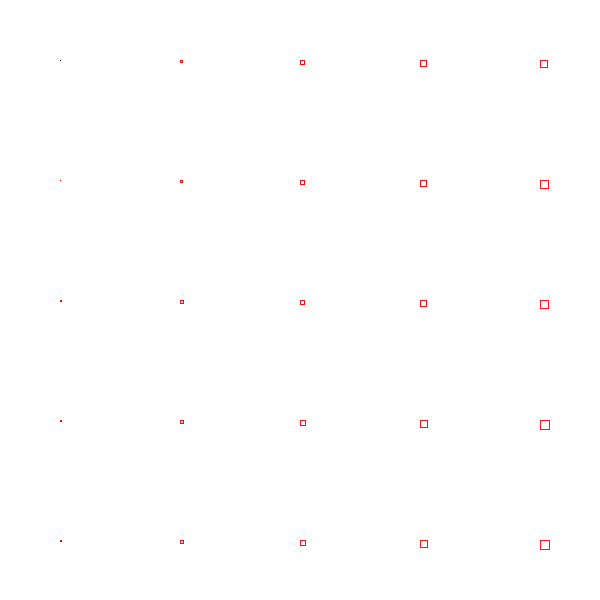
Frame 1 (no input)
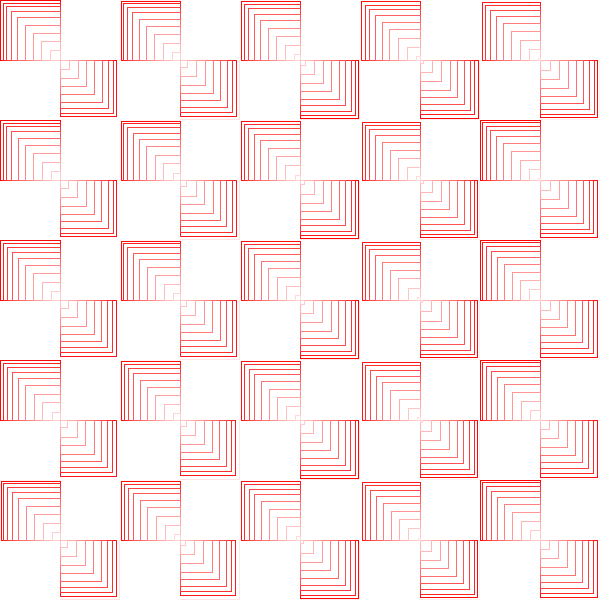
Frame 60 (the mouse pressed at the canvas centre just before this capture)
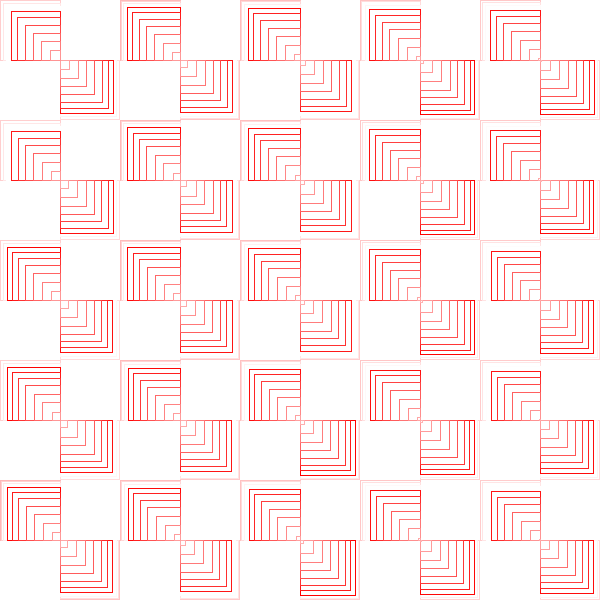
Frame 120 (the mouse held since frame 60 and released just before this capture)

The Processing sketch that drew these frames (run headless with seeded random() and noise(); from frame 60 on, the mouse is pressed at the canvas centre):

// Processing sketch: sketch_190223b
// ── sketch_190223b.pde
Shape shapes;

void setup(){
  size(600, 600);
  background(255);
  shapes = new Shape();
}

void draw(){

for(int i = 0; i< 5; i++){  
  for (int j = 0; j< 5; j++){
    shapes.display(i, j);
  }
}

}

// ── Shape.pde
class Shape{
  float counter, s, c;

  Shape(){
   c = 0;
  }

  void display(int x, int y){
      if (c > 255){
      c = 0;
      }else {
      c++;
      }
      counter += TWO_PI/1000;
      s = sin(counter)*60;
      rect( (x*120+60), (y*120+60), s, s);
      stroke(255, c, c);
  }
  
}
